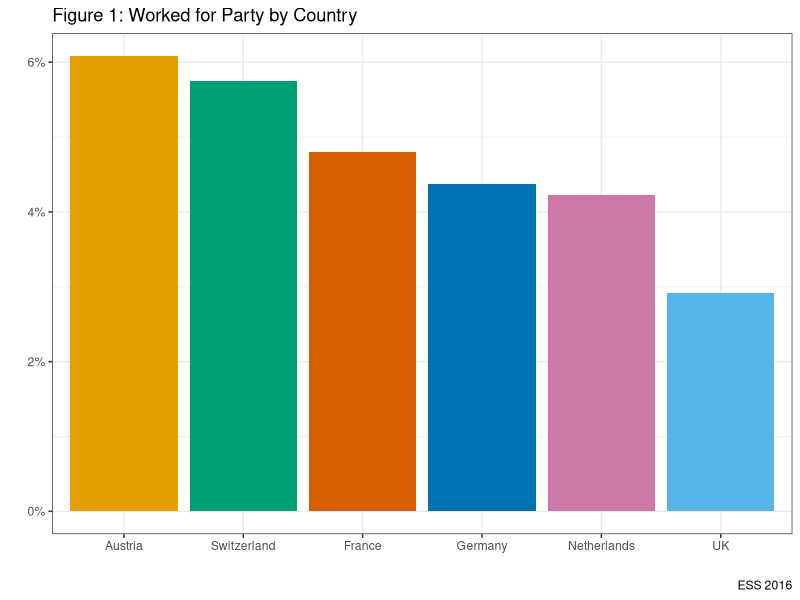
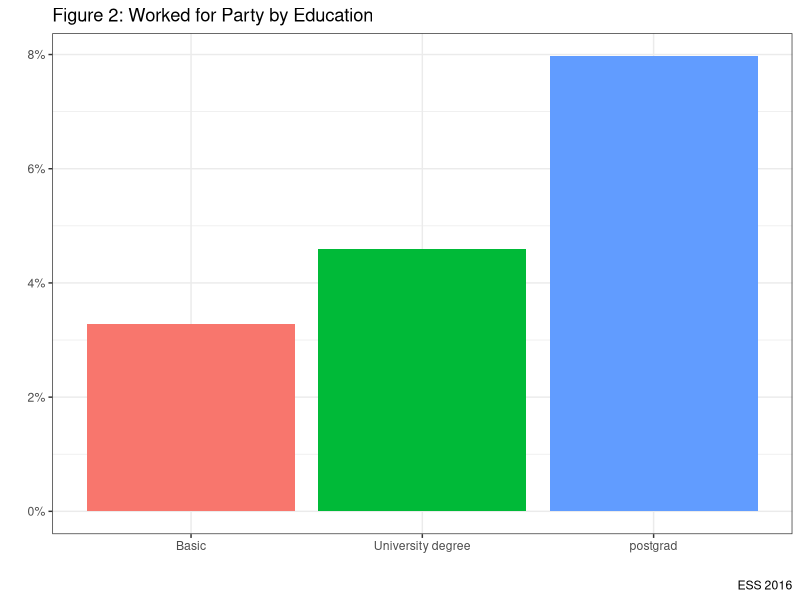
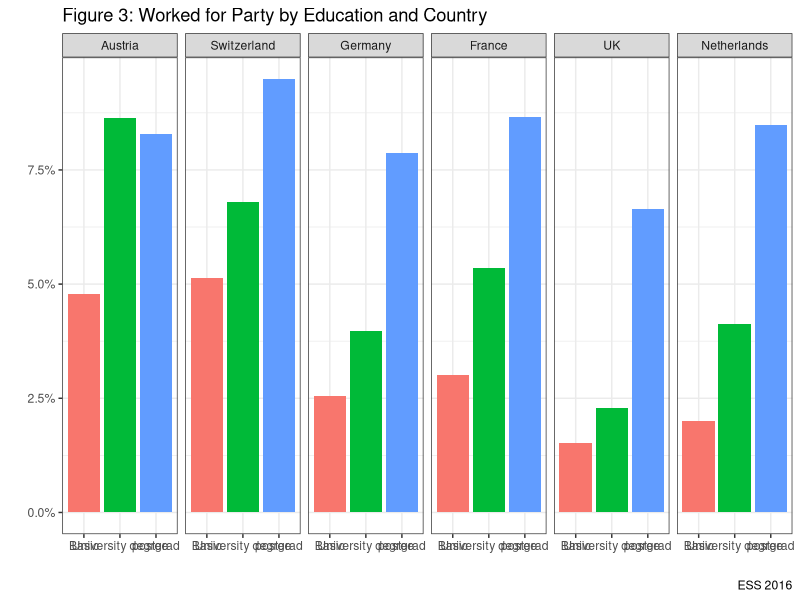
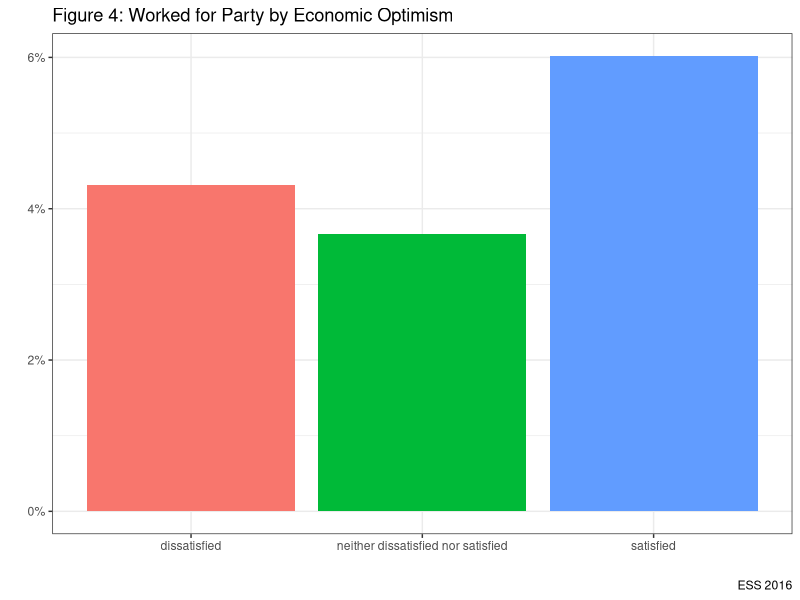
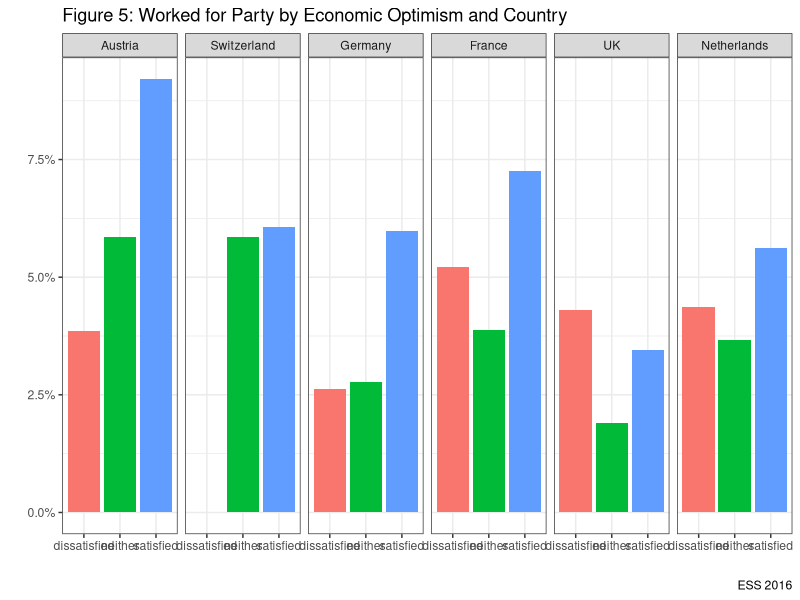

R code for these plots, in order:
# In the lecture, we found a particularly challenging picture of political parties. We found:

                  # (1) weakening attachments

                  # (2) falling (and concentrating) membership; and

                  # (3) Negative public images.

# In this lab, we're going to look at who works for political parties,
# examining their socio-economic background to see if there is inequality.

ESS <- foreign::read.dta("data/ESS.dta", convert.factors=TRUE)
attach(ESS)
View(ESS)
library(tidyverse)

#Let's begin by looking at the general levels of working for parties:

ESS %>% filter(!is.na(wparty)) %>% count(wparty) %>%
  mutate("%" = round(n/sum(n) * 100, digits=1)) %>%
  knitr::kable("pandoc", caption = "Work for Party in European Democracies",
  col.names = c('Worked', 'N', '%'), align="lccc")

#How does this vary by country?#

ESS %>% group_by(cntry) %>% filter(!is.na(wparty)) %>%
  count(wparty) %>% mutate("%" = round(n/sum(n) * 100, digits=1)) %>%
  knitr::kable("pandoc", caption = "Comparing Work for Party in European Democracies",
  col.names = c('Country', 'Worked', 'N', '%'), align="cccc")

# Let's graph this to make the findings stand out a bit better

ESS %>% group_by(cntry) %>% filter(!is.na(wparty)) %>%
  count(wparty) %>% mutate(prop=prop.table(n*100)) %>%
  filter(!wparty=="have not worked for pp") %>%
  ggplot(aes(x=reorder(cntry, -prop), y=prop, fill=cntry)) +
  geom_bar(stat="identity")+
  scale_fill_manual(values=c("#E69F00", "#009E73", "#0072B2", "#D55E00", "#56B4E9", "#CC79A7"))+
  labs(x="", y="", title="Figure 1: Worked for Party by Country", caption="ESS 2016")+
  scale_y_continuous(labels=scales::percent)+
  theme_bw()+
  guides(fill=FALSE)

a <- ESS %>% group_by(cntry) %>% summarise(mean= mean(age, na.rm=T))
b <- ESS %>% group_by(cntry, wparty) %>% summarise(avg_age_pp= mean(age, na.rm=T)) %>% filter(!is.na(wparty), !wparty=="have not worked for pp")
left_join(a, b, by = "cntry") %>% select(-wparty) %>%
     knitr::kable("pandoc", caption = "Average Population and Workers of Parties in European Democracies",
     col.names = c('Country', 'Average Age Population', 'Average Age Worker Political Party'), digits =1, align="cccc") %>% print()

#Let's look at the gender balance between the population and those who work for political parties#

c <- ESS %>% group_by(cntry) %>%
  count(gender) %>%
  mutate(perc_pop=n/sum(n)*100)


d <- ESS %>% group_by(cntry, gender) %>% filter(!is.na(wparty)) %>%
  count(wparty) %>% mutate(perc_wk_pp=n/sum(n)*100) %>%
  filter(!wparty=="have not worked for pp") %>%
  select(-wparty)

left_join(c, d, by=c("cntry", "gender")) %>% select(-n.x, -n.y) %>%
  knitr::kable("pandoc", caption = "Gender Balance in Population and Workers of Parties in European Democracies",
               col.names = c('Country', 'Gender', 'Percentage Population', 'Percentage Worker of Political Party'),
               digits =1, align="cccc") %>% print()

#Let's take a look at Education#


ESS %>% group_by(educat) %>% filter(!is.na(wparty), !is.na(educat)) %>%
       count(wparty) %>% mutate(prop=prop.table(n*100)) %>%
       filter(!wparty=="have not worked for pp") %>%
       ggplot(aes(x=educat, y=prop, fill=educat)) +
       geom_bar(stat="identity")+
       labs(x="", y="", title="Figure 2: Worked for Party by Education", caption="ESS 2016")+
       scale_y_continuous(labels=scales::percent)+
       theme_bw()+
       guides(fill=FALSE)

ESS %>% group_by(educat, cntry) %>% filter(!is.na(wparty), !is.na(educat)) %>%
  count(wparty) %>% mutate(prop=prop.table(n*100)) %>%
  filter(!wparty=="have not worked for pp") %>%
  ggplot(aes(x=educat, y=prop, fill=educat)) +
  geom_bar(stat="identity")+
  facet_grid(~cntry)+
  labs(x="", y="", title="Figure 3: Worked for Party by Education and Country", caption="ESS 2016")+
  scale_y_continuous(labels=scales::percent)+
  theme_bw()+
  guides(fill=FALSE)

#Economically Optimistic Party Workers?

ESS %>% group_by(econsat) %>% filter(!is.na(wparty), !is.na(econsat)) %>%
  count(wparty) %>% mutate(prop=prop.table(n*100)) %>%
  filter(!wparty=="have not worked for pp") %>%
  ggplot(aes(x=econsat, y=prop, fill=econsat)) +
  geom_bar(stat="identity")+
  labs(x="", y="", title="Figure 4: Worked for Party by Economic Optimism", caption="ESS 2016")+
  scale_y_continuous(labels=scales::percent)+
  theme_bw()+
  guides(fill=FALSE)

ESS %>% group_by(econsat, cntry) %>% filter(!is.na(wparty), !is.na(econsat)) %>%
  count(wparty) %>% mutate(prop=prop.table(n*100)) %>%
  filter(!wparty=="have not worked for pp") %>%
  ggplot(aes(x=econsat, y=prop, fill=econsat)) +
  geom_bar(stat="identity")+
  facet_grid(~cntry)+
  labs(x="", y="", title="Figure 5: Worked for Party by Economic Optimism and Country", caption="ESS 2016")+
  scale_y_continuous(labels=scales::percent)+
  theme_bw()+
  guides(fill=FALSE)+
  scale_x_discrete(labels=c("dissatisfied" = "dissatisfied", "neither dissatisfied nor satisfied" = "neither", "satisfied" = "satisfied"))





rm(a,b,c,d)
